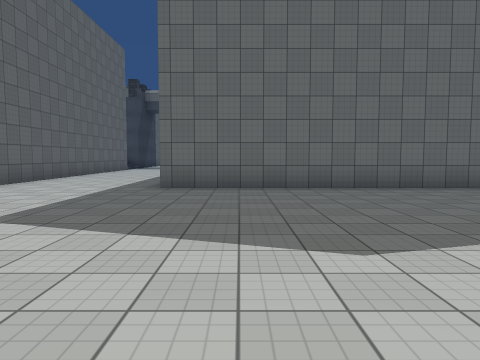
view 1 (above)

24 first-person views from a walk through a scene from a Unity 3-D project. The camera is 1.4 m above the floor, tilts 4° down and sees 70° across. The floor is counted in squares, 2 m on a side. Each view is taken from the middle of a square. On the plan, view 1 faces up. The plan holds only what a view shows up to about 11 squares ahead; the rest is blank. The place goes on beyond the plan. The player is left out. Surface patterns are stand-ins for the level's own textures.

view 2
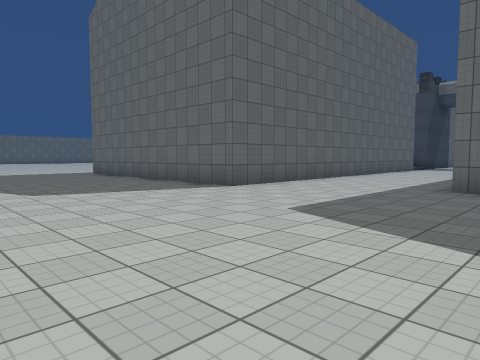

view 3
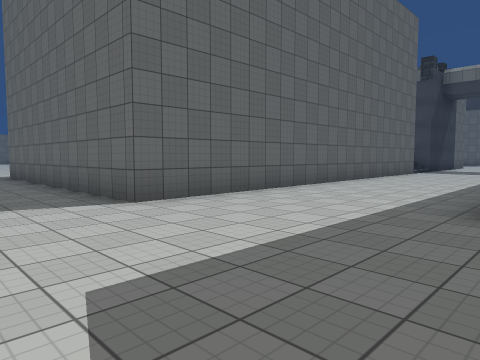

view 4
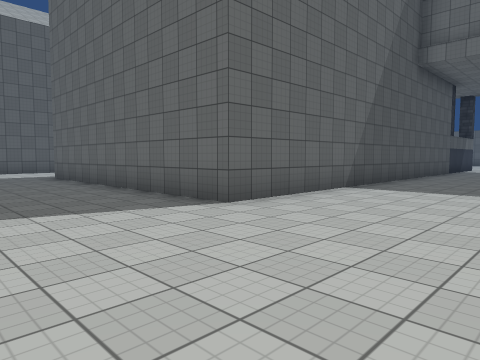

view 5
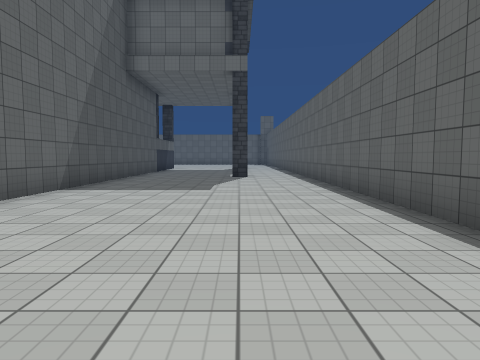

view 6
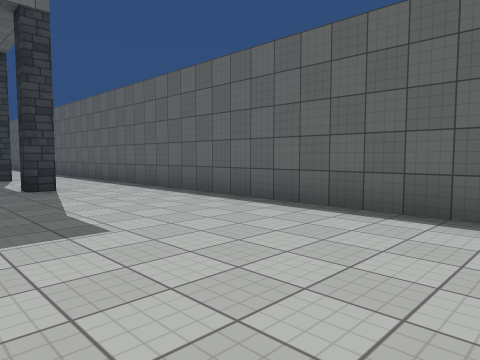

view 7
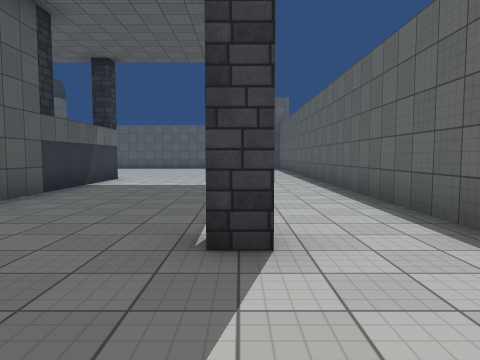

view 8
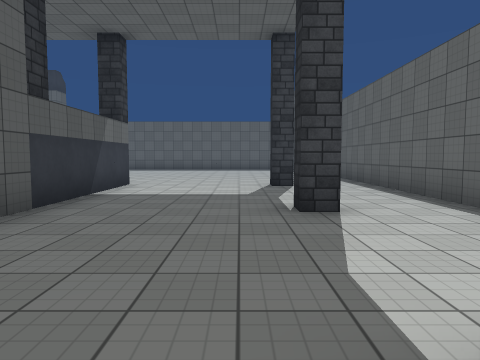

view 9
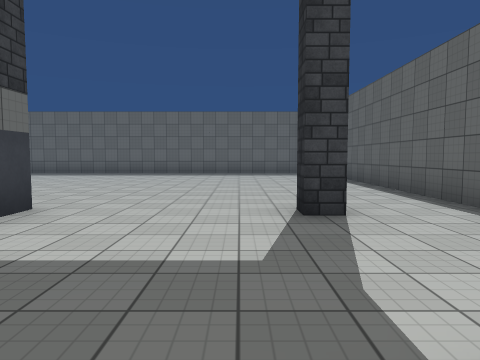

view 10
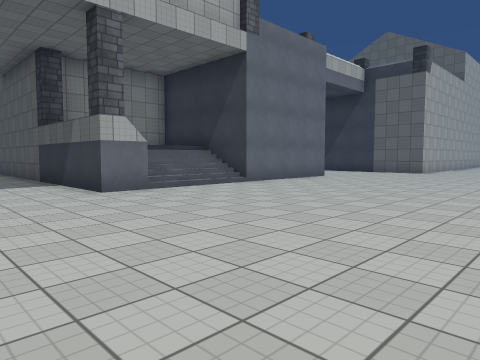

view 11
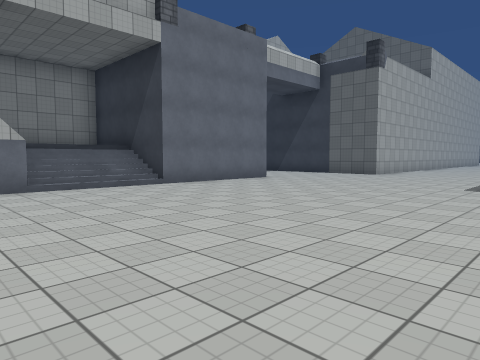

view 12
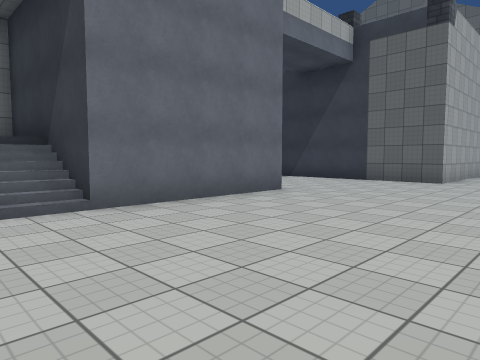

view 13
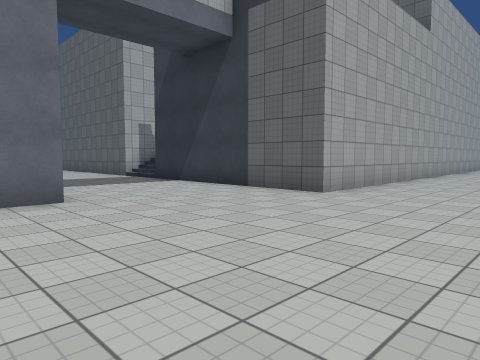

view 14
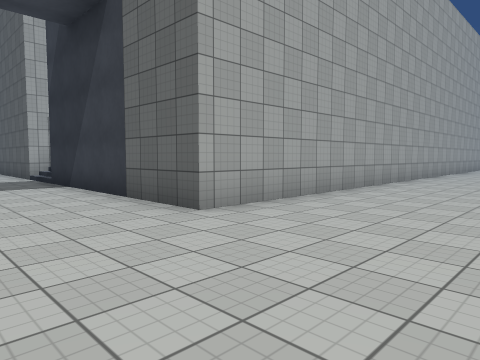

view 15
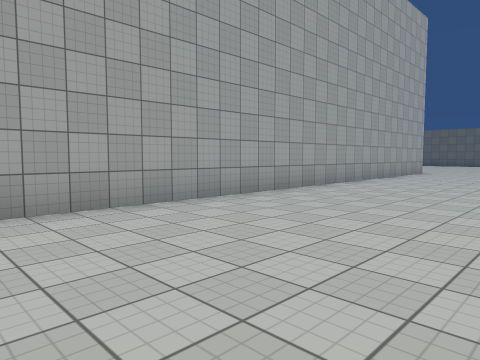

view 16
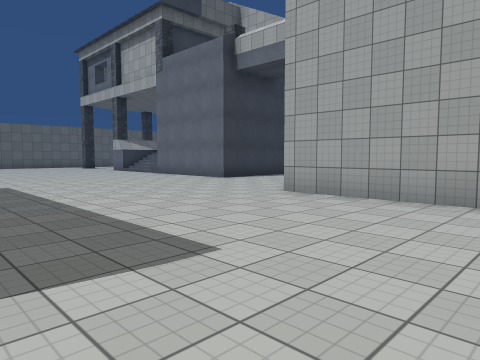

view 17
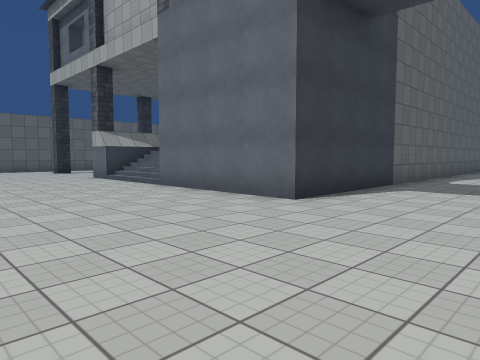

view 18
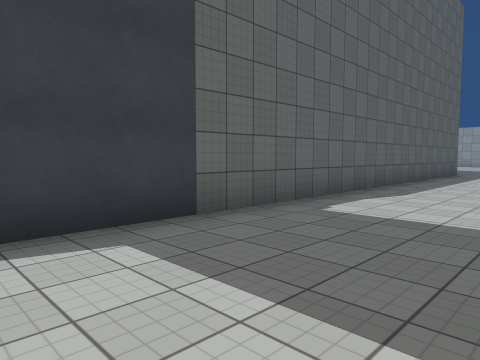

view 19
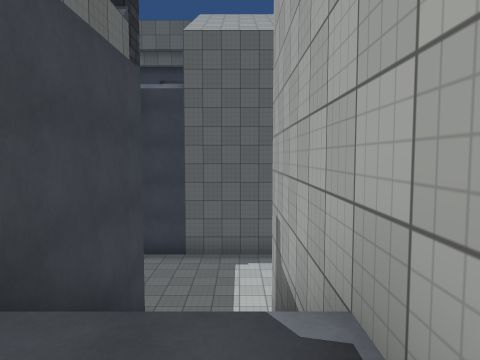

view 20
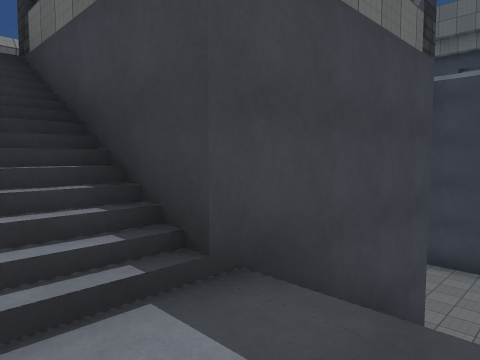

view 21
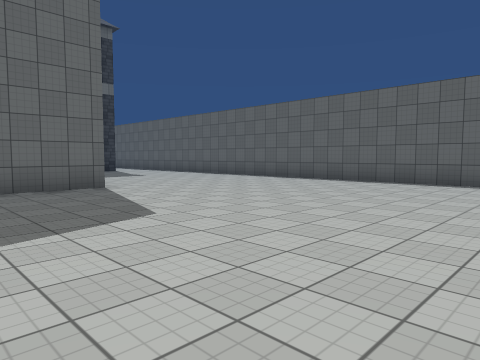

view 22
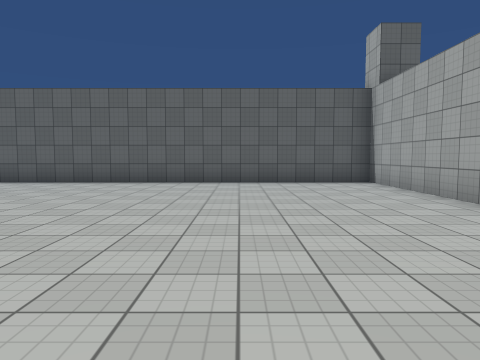

view 23
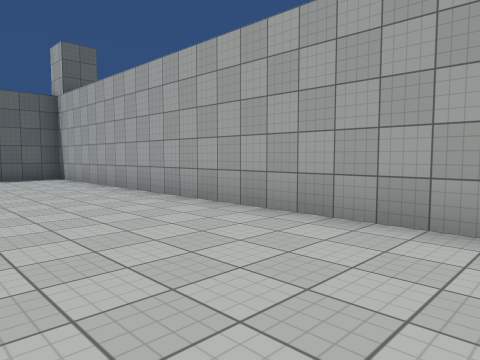

view 24
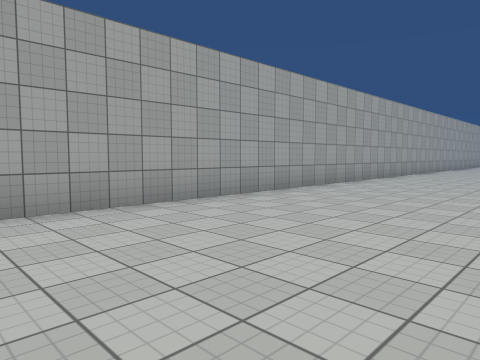

### Floor plan
Key: @ floor where view 1 was taken; # wall or solid block; . main floor; : floor 3 m higher than the main floor; + floor 4 m higher than the main floor; * floor 8 m higher than the main floor; / step, stairs or slope; ^ raised ledge; P pillar; O other object.
Columns run from 20 left of view 1 to 13 right of it. Each row starts with its distance up from view 1.
 31           ....          ....
 30         .......................
 29    ............................  #
 28 ............................... .#
 27 ............................... .#
 26 .................................#
 25 ##############P..................#
 24               O...........O......#
 23           /P  P....OOO#//OP...P..#
 22           /^  *....O  O///:......#
 21          //   O....   O   :......#
 20          // ##P....O  O   P...P..#
 19           +/  /....#  #####...#..#
 18          ++/  /....#      #......#
 17           #####....#      #......#
 16               # ...#      #...P..#
 15               # ...#      #......#
 14               #....#      #......#
 13               #....#      #......#
 12               #....#      #......#
 11               #....#      #......#
 10               #....#      #......#
  9               #....#      #......#
  8               #....########......#
  7               #..................#
  6        ########..................#
  5        ..........................#
  4          ........................#
  3         .........................#
  2         .........................#
  1             .....................#
  0                  ...@............#
 -1              ....................#
 -2              ....................#
 -3               ...................#
 -4               ####################

Where each view was taken, in squares from view 1:
view 1: 0 up, 0 right, facing up
view 2: 0 up, 0 right, facing up-left
view 3: 3 up, 1 left, facing up-left
view 4: 4 up, 10 right, facing up-left
view 5: 4 up, 10 right, facing up
view 6: 8 up, 8 right, facing up-right
view 7: 13 up, 10 right, facing up
view 8: 15 up, 9 right, facing up
view 9: 19 up, 9 right, facing up
view 10: 30 up, 9 right, facing down-left
view 11: 31 up, 7 right, facing down-left
view 12: 28 up, 4 right, facing down-left
view 13: 29 up, 0 right, facing down-left
view 14: 29 up, 3 left, facing down-left
view 15: 30 up, 9 left, facing down-left
view 16: 31 up, 10 left, facing down-right
view 17: 28 up, 5 left, facing down-right
view 18: 22 up, 5 left, facing down-right
view 19: 18 up, 11 left, facing right
view 20: 18 up, 11 left, facing up-right
view 21: 0 up, 3 right, facing up-right
view 22: 0 up, 3 right, facing right
view 23: 0 up, 1 right, facing down-right
view 24: 1 up, 5 right, facing down-left
